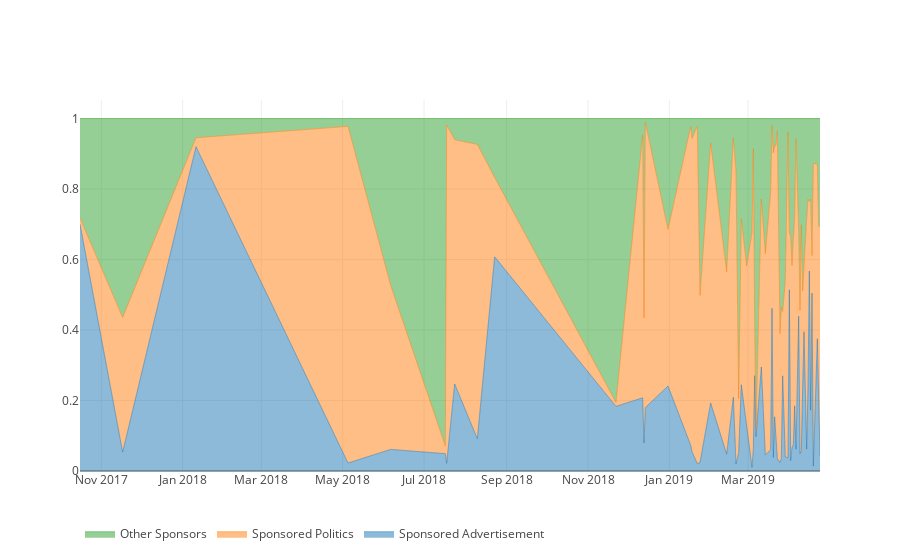

Notebook code cell kept with this figure:
### Code cell
fig = go.Figure(data=data_sponsored, layout=layout)
iplot(fig)
